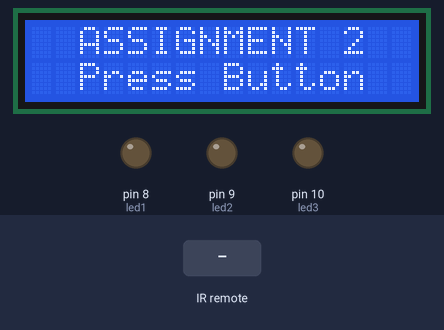
This sketch was run on a simulated Arduino Uno, built with avr-gcc and run on an emulated ATmega328P. On the bench: 16×2 character LCD, output pins drawn as LEDs (lit = HIGH). Inputs (shaded band) come from the test bench.

Above: at 1.2 s.
1.3 s: infrared code 0xFD08F7 received
At 2.1 s:
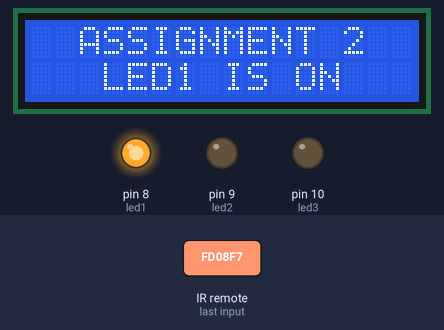
2.8 s: infrared code 0xFD8877 received
At 3.2 s:
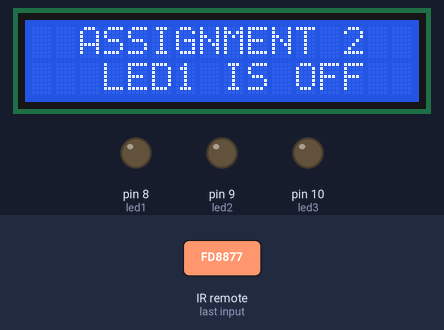
4.3 s: infrared code 0xFD48B7 received
At 5.5 s:
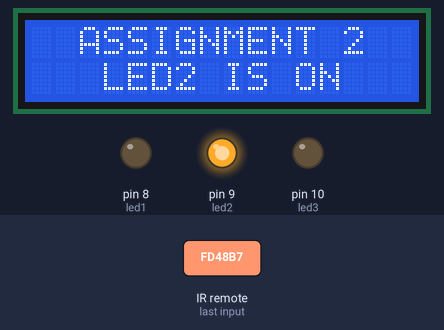
5.8 s: infrared code 0xFDA857 received
At 6.7 s:
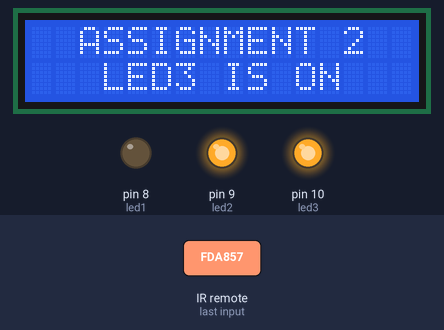
7.3 s: infrared code 0xFD28D7 received
At 7.8 s:
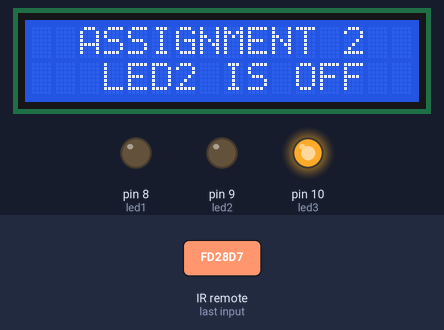
8.8 s: infrared code 0xFD08F7 received
At 10.2 s:
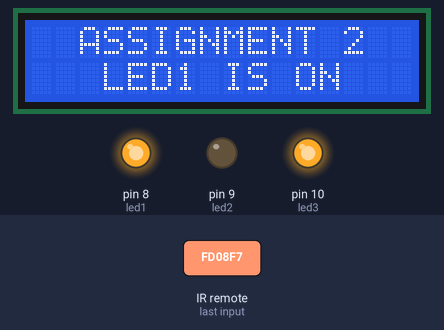
Timing chart, 0 to 11.3 s (numbered marks = the images above; inputs shaded):
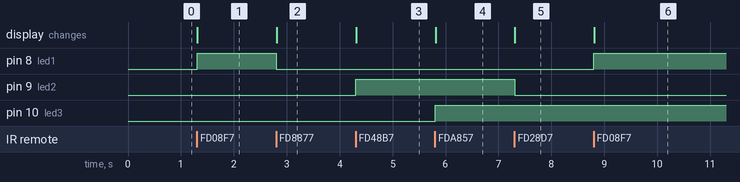

Measured:
- after the input at 1.3 s, pin 8 (led1): LOW → HIGH at once; the display: changes at once (image 1)
- after the input at 2.8 s, pin 8 (led1): HIGH → LOW at once; the display: changes at once (image 2)
- after the input at 4.3 s, pin 9 (led2): LOW → HIGH at once; the display: changes at once (image 3)
- after the input at 5.8 s, pin 10 (led3): LOW → HIGH at once; the display: changes at once (image 4)
- after the input at 7.3 s, pin 9 (led2): HIGH → LOW at once; the display: changes at once (image 5)
- after the input at 8.8 s, pin 8 (led1): LOW → HIGH at once; the display: changes at once (image 6)

The sketch:

code.ino
```cpp
#include <LiquidCrystal.h>
LiquidCrystal lcd(7,6,5,4,3,2);
#include <IRremote.h>
#define led1 8
#define led2 9
#define led3 10

int RECV_PIN = 11;//The definition of the infrared receiver pin 11
IRrecv irrecv(RECV_PIN);
decode_results results;

void setup()
{
  Serial.begin(9600); //Open serial
  irrecv.enableIRIn(); // Initialization infrared receiver
  lcd.begin(16, 2);
  lcd.setCursor(2,0);
  lcd.print("ASSIGNMENT 2");
  lcd.setCursor(2,1);
  lcd.print("Press Button");
  pinMode(led1, OUTPUT);
  pinMode(led2, OUTPUT);
  pinMode(led3, OUTPUT);
}

void loop()
{
  if (irrecv.decode(&results)) {
    lcd.clear();
    lcd.setCursor(0,0);
    lcd.print("Value ");
    lcd.setCursor(5,0);
    lcd.print(results.value);
    switch (results.value) {
                    case 16582903:
            digitalWrite(led1,1);//led1 on button 1
            lcd.clear();
            lcd.setCursor(2,0);
            lcd.print("ASSIGNMENT 2");
            lcd.setCursor(3,1);
            lcd.print("LED1 IS ON");
            delay(250);
            break;
                    case 16615543:
            digitalWrite(led1,0);//led1 off button 2
            lcd.clear();
            lcd.setCursor(2,0);
            lcd.print("ASSIGNMENT 2");
            lcd.setCursor(3,1);
            lcd.print("LED1 IS OFF");
            delay(250);
            break;
                     case 16599223:
            digitalWrite(led2,1);//led2 on button 3
            lcd.clear();
            lcd.setCursor(2,0);
            lcd.print("ASSIGNMENT 2");
            lcd.setCursor(3,1);
            lcd.print("LED2 IS ON");
            delay(250);
            break;
                      case 16591063:
            digitalWrite(led2,0);//led2 off button 4
            lcd.clear();
            lcd.setCursor(2,0);
            lcd.print("ASSIGNMENT 2");
            lcd.setCursor(3,1);
            lcd.print("LED2 IS OFF");
            delay(250);
            break;
                      case 16623703:
            digitalWrite(led3,1);//led3 on button 5
            lcd.clear();
            lcd.setCursor(2,0);
            lcd.print("ASSIGNMENT 2");
            lcd.setCursor(3,1);
            lcd.print("LED3 IS ON");
            delay(250);
            break;
                      case 16607383:
            digitalWrite(led3,0);//led3 off button 6
            lcd.clear();
            lcd.setCursor(2,0);
            lcd.print("ASSIGNMENT 2");
            lcd.setCursor(3,1);
            lcd.print("LED3 IS OFF");
            delay(250);
            break;
           }

    irrecv.resume();
  }
}
```
